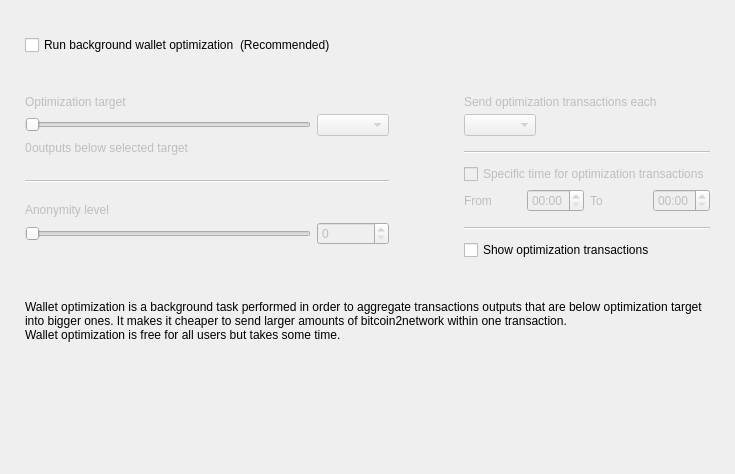
<?xml version="1.0" encoding="UTF-8"?>
<ui version="4.0">
 <class>OptimizationOptionsFrame</class>
 <widget class="QFrame" name="OptimizationOptionsFrame">
  <property name="geometry">
   <rect>
    <x>0</x>
    <y>0</y>
    <width>735</width>
    <height>474</height>
   </rect>
  </property>
  <property name="windowTitle">
   <string>Frame</string>
  </property>
  <property name="frameShape">
   <enum>QFrame::NoFrame</enum>
  </property>
  <property name="frameShadow">
   <enum>QFrame::Raised</enum>
  </property>
  <layout class="QVBoxLayout" name="verticalLayout">
   <property name="spacing">
    <number>0</number>
   </property>
   <property name="leftMargin">
    <number>25</number>
   </property>
   <property name="topMargin">
    <number>35</number>
   </property>
   <property name="rightMargin">
    <number>25</number>
   </property>
   <property name="bottomMargin">
    <number>0</number>
   </property>
   <item>
    <layout class="QHBoxLayout" name="horizontalLayout_2">
     <item>
      <widget class="QCheckBox" name="m_enableOptimizationCheck">
       <property name="text">
        <string>Run background wallet optimization</string>
       </property>
      </widget>
     </item>
     <item>
      <widget class="WalletGui::WalletNormalGrayTextLabel" name="label_8">
       <property name="text">
        <string>(Recommended)</string>
       </property>
      </widget>
     </item>
     <item>
      <spacer name="horizontalSpacer">
       <property name="orientation">
        <enum>Qt::Horizontal</enum>
       </property>
       <property name="sizeHint" stdset="0">
        <size>
         <width>40</width>
         <height>20</height>
        </size>
       </property>
      </spacer>
     </item>
    </layout>
   </item>
   <item>
    <spacer name="verticalSpacer_2">
     <property name="orientation">
      <enum>Qt::Vertical</enum>
     </property>
     <property name="sizeType">
      <enum>QSizePolicy::Fixed</enum>
     </property>
     <property name="sizeHint" stdset="0">
      <size>
       <width>20</width>
       <height>40</height>
      </size>
     </property>
    </spacer>
   </item>
   <item>
    <widget class="QWidget" name="m_optimizationOptionsWidget" native="true">
     <property name="enabled">
      <bool>true</bool>
     </property>
     <layout class="QHBoxLayout" name="horizontalLayout">
      <property name="spacing">
       <number>75</number>
      </property>
      <property name="leftMargin">
       <number>0</number>
      </property>
      <property name="topMargin">
       <number>0</number>
      </property>
      <property name="rightMargin">
       <number>0</number>
      </property>
      <property name="bottomMargin">
       <number>0</number>
      </property>
      <item alignment="Qt::AlignTop">
       <widget class="QWidget" name="widget1" native="true">
        <property name="enabled">
         <bool>false</bool>
        </property>
        <layout class="QGridLayout" name="gridLayout" columnstretch="50,0,0,0">
         <property name="leftMargin">
          <number>0</number>
         </property>
         <property name="topMargin">
          <number>0</number>
         </property>
         <property name="rightMargin">
          <number>0</number>
         </property>
         <property name="bottomMargin">
          <number>0</number>
         </property>
         <property name="verticalSpacing">
          <number>5</number>
         </property>
         <item row="0" column="0" colspan="4">
          <widget class="WalletGui::WalletNormalBlackTextLabel" name="label_5">
           <property name="text">
            <string>Optimization target</string>
           </property>
           <property name="indent">
            <number>0</number>
           </property>
          </widget>
         </item>
         <item row="4" column="0" colspan="4">
          <spacer name="verticalSpacer_3">
           <property name="orientation">
            <enum>Qt::Vertical</enum>
           </property>
           <property name="sizeType">
            <enum>QSizePolicy::Fixed</enum>
           </property>
           <property name="sizeHint" stdset="0">
            <size>
             <width>20</width>
             <height>20</height>
            </size>
           </property>
          </spacer>
         </item>
         <item row="1" column="0" colspan="3">
          <widget class="QSlider" name="m_thresholdSlider">
           <property name="maximum">
            <number>6</number>
           </property>
           <property name="pageStep">
            <number>1</number>
           </property>
           <property name="orientation">
            <enum>Qt::Horizontal</enum>
           </property>
          </widget>
         </item>
         <item row="1" column="3">
          <widget class="QComboBox" name="m_thresholdCombo"/>
         </item>
         <item row="5" column="0" colspan="4">
          <widget class="Line" name="line">
           <property name="orientation">
            <enum>Qt::Horizontal</enum>
           </property>
          </widget>
         </item>
         <item row="6" column="0" colspan="4">
          <spacer name="verticalSpacer_4">
           <property name="orientation">
            <enum>Qt::Vertical</enum>
           </property>
           <property name="sizeType">
            <enum>QSizePolicy::Fixed</enum>
           </property>
           <property name="sizeHint" stdset="0">
            <size>
             <width>20</width>
             <height>15</height>
            </size>
           </property>
          </spacer>
         </item>
         <item row="8" column="3">
          <widget class="QSpinBox" name="m_mixinSpin">
           <property name="buttonSymbols">
            <enum>QAbstractSpinBox::UpDownArrows</enum>
           </property>
          </widget>
         </item>
         <item row="7" column="0" colspan="4">
          <widget class="WalletGui::WalletNormalBlackTextLabel" name="label_7">
           <property name="text">
            <string>Anonymity level</string>
           </property>
           <property name="indent">
            <number>0</number>
           </property>
          </widget>
         </item>
         <item row="8" column="0" colspan="3">
          <widget class="QSlider" name="m_mixinSlider">
           <property name="pageStep">
            <number>1</number>
           </property>
           <property name="orientation">
            <enum>Qt::Horizontal</enum>
           </property>
          </widget>
         </item>
         <item row="2" column="0" colspan="4">
          <spacer name="verticalSpacer_12">
           <property name="orientation">
            <enum>Qt::Vertical</enum>
           </property>
           <property name="sizeType">
            <enum>QSizePolicy::Fixed</enum>
           </property>
           <property name="sizeHint" stdset="0">
            <size>
             <width>20</width>
             <height>0</height>
            </size>
           </property>
          </spacer>
         </item>
         <item row="3" column="0" colspan="4">
          <layout class="QHBoxLayout" name="horizontalLayout_3" stretch="0,1">
           <item>
            <widget class="QLabel" name="m_nonOptimizedOutputsLabel">
             <property name="text">
              <string>0</string>
             </property>
            </widget>
           </item>
           <item>
            <widget class="WalletGui::WalletNormalBlackTextLabel" name="m_nonOptimizedOutputsTextLabel">
             <property name="text">
              <string>outputs below selected target</string>
             </property>
            </widget>
           </item>
          </layout>
         </item>
        </layout>
       </widget>
      </item>
      <item>
       <layout class="QVBoxLayout" name="verticalLayout_3">
        <property name="spacing">
         <number>10</number>
        </property>
        <property name="rightMargin">
         <number>0</number>
        </property>
        <property name="bottomMargin">
         <number>0</number>
        </property>
        <item>
         <widget class="QWidget" name="widget2" native="true">
          <property name="enabled">
           <bool>false</bool>
          </property>
          <layout class="QGridLayout" name="gridLayout_2" columnstretch="0,0,0,0">
           <property name="leftMargin">
            <number>0</number>
           </property>
           <property name="topMargin">
            <number>0</number>
           </property>
           <property name="rightMargin">
            <number>0</number>
           </property>
           <property name="bottomMargin">
            <number>0</number>
           </property>
           <property name="verticalSpacing">
            <number>5</number>
           </property>
           <item row="2" column="0" colspan="2" alignment="Qt::AlignLeft">
            <widget class="QComboBox" name="m_periodCombo"/>
           </item>
           <item row="8" column="0">
            <widget class="WalletGui::WalletNormalBlackTextLabel" name="label_2">
             <property name="text">
              <string>From</string>
             </property>
            </widget>
           </item>
           <item row="8" column="1">
            <widget class="QTimeEdit" name="m_startTimeEdit">
             <property name="enabled">
              <bool>false</bool>
             </property>
             <property name="displayFormat">
              <string>HH:mm</string>
             </property>
            </widget>
           </item>
           <item row="8" column="2">
            <widget class="WalletGui::WalletNormalBlackTextLabel" name="label_3">
             <property name="text">
              <string>To</string>
             </property>
            </widget>
           </item>
           <item row="8" column="3">
            <widget class="QTimeEdit" name="m_stopTimeEdit">
             <property name="enabled">
              <bool>false</bool>
             </property>
             <property name="displayFormat">
              <string>HH:mm</string>
             </property>
            </widget>
           </item>
           <item row="6" column="0" colspan="4">
            <widget class="QCheckBox" name="m_optimizationTimeCheck">
             <property name="text">
              <string>Specific time for optimization transactions</string>
             </property>
            </widget>
           </item>
           <item row="4" column="0" colspan="4">
            <widget class="Line" name="line_2">
             <property name="orientation">
              <enum>Qt::Horizontal</enum>
             </property>
            </widget>
           </item>
           <item row="0" column="0" colspan="4">
            <widget class="WalletGui::WalletNormalBlackTextLabel" name="label_4">
             <property name="text">
              <string>Send optimization transactions each</string>
             </property>
             <property name="indent">
              <number>0</number>
             </property>
            </widget>
           </item>
           <item row="7" column="0" colspan="4">
            <spacer name="verticalSpacer_8">
             <property name="orientation">
              <enum>Qt::Vertical</enum>
             </property>
             <property name="sizeType">
              <enum>QSizePolicy::Fixed</enum>
             </property>
             <property name="sizeHint" stdset="0">
              <size>
               <width>20</width>
               <height>0</height>
              </size>
             </property>
            </spacer>
           </item>
           <item row="3" column="0" colspan="4">
            <spacer name="verticalSpacer_6">
             <property name="orientation">
              <enum>Qt::Vertical</enum>
             </property>
             <property name="sizeType">
              <enum>QSizePolicy::Fixed</enum>
             </property>
             <property name="sizeHint" stdset="0">
              <size>
               <width>20</width>
               <height>10</height>
              </size>
             </property>
            </spacer>
           </item>
           <item row="10" column="0" colspan="4">
            <widget class="Line" name="line_3">
             <property name="orientation">
              <enum>Qt::Horizontal</enum>
             </property>
            </widget>
           </item>
           <item row="1" column="0" colspan="4">
            <spacer name="verticalSpacer_5">
             <property name="orientation">
              <enum>Qt::Vertical</enum>
             </property>
             <property name="sizeType">
              <enum>QSizePolicy::Fixed</enum>
             </property>
             <property name="sizeHint" stdset="0">
              <size>
               <width>20</width>
               <height>0</height>
              </size>
             </property>
            </spacer>
           </item>
           <item row="5" column="0" colspan="4">
            <spacer name="verticalSpacer_7">
             <property name="orientation">
              <enum>Qt::Vertical</enum>
             </property>
             <property name="sizeType">
              <enum>QSizePolicy::Fixed</enum>
             </property>
             <property name="sizeHint" stdset="0">
              <size>
               <width>20</width>
               <height>5</height>
              </size>
             </property>
            </spacer>
           </item>
           <item row="9" column="0" colspan="4">
            <spacer name="verticalSpacer_10">
             <property name="orientation">
              <enum>Qt::Vertical</enum>
             </property>
             <property name="sizeType">
              <enum>QSizePolicy::Fixed</enum>
             </property>
             <property name="sizeHint" stdset="0">
              <size>
               <width>20</width>
               <height>10</height>
              </size>
             </property>
            </spacer>
           </item>
          </layout>
         </widget>
        </item>
        <item>
         <widget class="QCheckBox" name="m_showFusionTransactionsCheck">
          <property name="enabled">
           <bool>true</bool>
          </property>
          <property name="text">
           <string>Show optimization transactions</string>
          </property>
         </widget>
        </item>
       </layout>
      </item>
     </layout>
    </widget>
   </item>
   <item>
    <spacer name="verticalSpacer_11">
     <property name="orientation">
      <enum>Qt::Vertical</enum>
     </property>
     <property name="sizeType">
      <enum>QSizePolicy::Fixed</enum>
     </property>
     <property name="sizeHint" stdset="0">
      <size>
       <width>20</width>
       <height>40</height>
      </size>
     </property>
    </spacer>
   </item>
   <item>
    <widget class="WalletGui::WalletExtraNormalGrayTextLabel" name="m_helpLabel">
     <property name="text">
      <string>Wallet optimization is a background task performed in order to aggregate transactions outputs that are below optimization target into bigger ones. It makes it cheaper to send larger amounts of bitcoin2network within one transaction.
Wallet optimization is free for all users but takes some time.</string>
     </property>
     <property name="wordWrap">
      <bool>true</bool>
     </property>
    </widget>
   </item>
   <item>
    <spacer name="verticalSpacer">
     <property name="orientation">
      <enum>Qt::Vertical</enum>
     </property>
     <property name="sizeHint" stdset="0">
      <size>
       <width>20</width>
       <height>40</height>
      </size>
     </property>
    </spacer>
   </item>
  </layout>
 </widget>
 <customwidgets>
  <customwidget>
   <class>WalletGui::WalletNormalGrayTextLabel</class>
   <extends>QLabel</extends>
   <header>Gui/Common/WalletTextLabel.h</header>
  </customwidget>
  <customwidget>
   <class>WalletGui::WalletNormalBlackTextLabel</class>
   <extends>QLabel</extends>
   <header>Gui/Common/WalletTextLabel.h</header>
  </customwidget>
  <customwidget>
   <class>WalletGui::WalletExtraNormalGrayTextLabel</class>
   <extends>QLabel</extends>
   <header>Gui/Common/WalletTextLabel.h</header>
  </customwidget>
 </customwidgets>
 <resources/>
 <connections>
  <connection>
   <sender>m_enableOptimizationCheck</sender>
   <signal>toggled(bool)</signal>
   <receiver>widget1</receiver>
   <slot>setEnabled(bool)</slot>
   <hints>
    <hint type="sourcelabel">
     <x>147</x>
     <y>47</y>
    </hint>
    <hint type="destinationlabel">
     <x>176</x>
     <y>204</y>
    </hint>
   </hints>
  </connection>
  <connection>
   <sender>m_thresholdSlider</sender>
   <signal>valueChanged(int)</signal>
   <receiver>OptimizationOptionsFrame</receiver>
   <slot>thresholdChanged(int)</slot>
   <hints>
    <hint type="sourcelabel">
     <x>116</x>
     <y>139</y>
    </hint>
    <hint type="destinationlabel">
     <x>355</x>
     <y>194</y>
    </hint>
   </hints>
  </connection>
  <connection>
   <sender>m_mixinSlider</sender>
   <signal>valueChanged(int)</signal>
   <receiver>OptimizationOptionsFrame</receiver>
   <slot>mixinChanged(int)</slot>
   <hints>
    <hint type="sourcelabel">
     <x>116</x>
     <y>240</y>
    </hint>
    <hint type="destinationlabel">
     <x>367</x>
     <y>236</y>
    </hint>
   </hints>
  </connection>
  <connection>
   <sender>m_optimizationTimeCheck</sender>
   <signal>toggled(bool)</signal>
   <receiver>m_startTimeEdit</receiver>
   <slot>setEnabled(bool)</slot>
   <hints>
    <hint type="sourcelabel">
     <x>543</x>
     <y>179</y>
    </hint>
    <hint type="destinationlabel">
     <x>501</x>
     <y>207</y>
    </hint>
   </hints>
  </connection>
  <connection>
   <sender>m_optimizationTimeCheck</sender>
   <signal>toggled(bool)</signal>
   <receiver>m_stopTimeEdit</receiver>
   <slot>setEnabled(bool)</slot>
   <hints>
    <hint type="sourcelabel">
     <x>543</x>
     <y>179</y>
    </hint>
    <hint type="destinationlabel">
     <x>643</x>
     <y>207</y>
    </hint>
   </hints>
  </connection>
  <connection>
   <sender>m_mixinSpin</sender>
   <signal>valueChanged(int)</signal>
   <receiver>OptimizationOptionsFrame</receiver>
   <slot>mixinChanged(int)</slot>
   <hints>
    <hint type="sourcelabel">
     <x>273</x>
     <y>271</y>
    </hint>
    <hint type="destinationlabel">
     <x>367</x>
     <y>236</y>
    </hint>
   </hints>
  </connection>
  <connection>
   <sender>m_thresholdCombo</sender>
   <signal>currentIndexChanged(int)</signal>
   <receiver>OptimizationOptionsFrame</receiver>
   <slot>thresholdChanged(int)</slot>
   <hints>
    <hint type="sourcelabel">
     <x>270</x>
     <y>139</y>
    </hint>
    <hint type="destinationlabel">
     <x>367</x>
     <y>236</y>
    </hint>
   </hints>
  </connection>
  <connection>
   <sender>m_enableOptimizationCheck</sender>
   <signal>toggled(bool)</signal>
   <receiver>widget2</receiver>
   <slot>setEnabled(bool)</slot>
   <hints>
    <hint type="sourcelabel">
     <x>158</x>
     <y>48</y>
    </hint>
    <hint type="destinationlabel">
     <x>556</x>
     <y>197</y>
    </hint>
   </hints>
  </connection>
 </connections>
 <slots>
  <slot>thresholdChanged(int)</slot>
  <slot>mixinChanged(int)</slot>
 </slots>
</ui>
